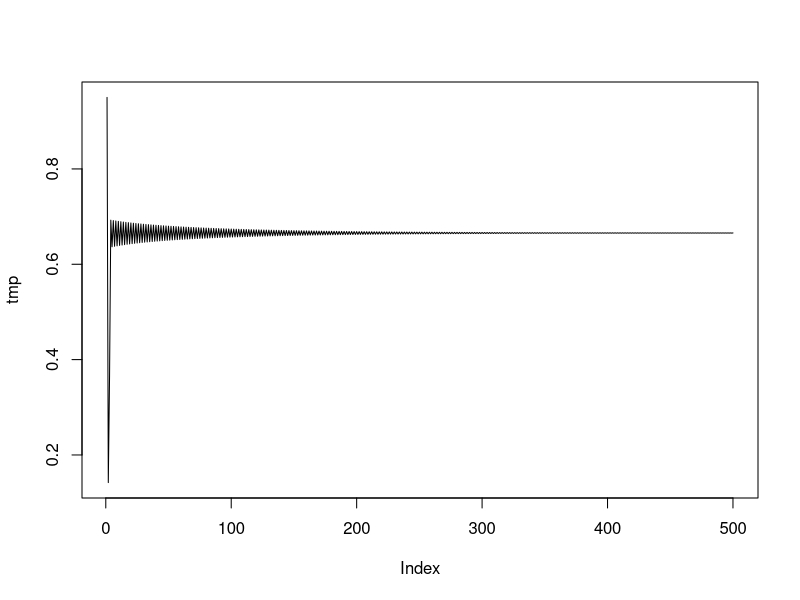
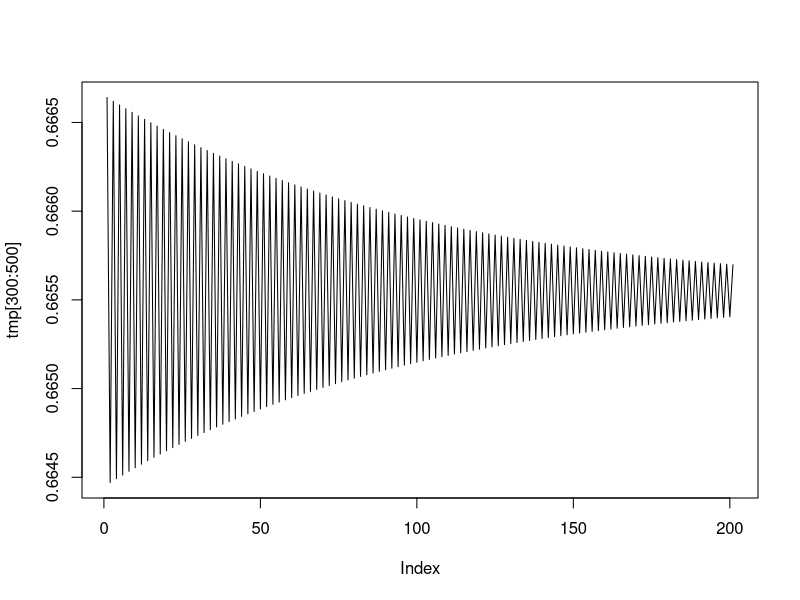

Here is the R script that generated these plots, in order:
## ---- chunk 1
a=1:20
print(a)

b=20:1
print(b)

c0=1:20
c1=19:1
c=c(c0,c1)
print(c)

tmp=c(4,6,3)
print(tmp)

a=rep(c(4,6,3),times=10)
print(a)

a=rep(c(4,6,3),times=10)
b=c(a,4)
print(b)

a=rep(4,times=10)
b=rep(6,times=20)
c=rep(3,times=30)
d=c(a,b,c)
print(d)

## ---- chunk 2
x <- seq(3, 6, by = 0.1)
y <- exp(x) * cos(x)
print(y)
## ---- chunk 3
x=seq(3,36,by=3)
y=seq(1,34,by=3)
a=0.1^x*0.2^y
print(a)

a=seq(2,25)
x=(2^a)/a
print(x)
## ---- chunk 4
i=10:100
value=sum(i^3+4*i^2)
print(value)

i=1:25
value=sum(2^i/i+3^i/i^2)
print(value)
## ---- chunk 5
a=paste("lable",1:30)
print(a)

a=paste("fn",1:30,seq="")
print(a)
## ---- chunk 6
set.seed(50)
xVec <- sample(0:999, 250, replace = TRUE)
yVec <- sample(0:999, 250, replace = TRUE)

a=yVec[2:length(yVec)]-xVec[1:(length(xVec)-1)]
print(a)

a=sin(yVec[1:(length(yVec)-1)])/cos(xVec[2:length(xVec)])
print(a)

a=xVec[1:length(xVec[1:(length(xVec)-2)])]+2*xVec[2:(length(xVec)-1)]+xVec[3:length(xVec)]
print(a)

value=sum(exp(-xVec[2:length(xVec)])/xVec[1:(length(xVec)-1)]+10)
print(value)

a=yVec[yVec>600]
print(a)

a=which(yVec>600)
print(a)

a=xVec[which(yVec>600)]
print(a)

x1=mean(xVec)
a=abs(xVec-x1)^(1/2)
print(a)

y1=max(yVec)
a=sum(yVec>=y1-200)
print(a)

a1=sum(xVec%%2==0)
print(a1)

a=order(yVec)
a1=xVec[a]
print(a1)

a=seq(1,length(yVec),by=3)
a1=yVec[a]

x=seq(2,38,by=2)
x1=seq(3,39,by=2)
a=cumprod(x/x1)
value=1+sum(a)
print(value)
## ---- chunk 7
a = matrix(c(1,5,-2, 1,2,-1, 3,6,-3), nrow=3, ncol=3, byrow=FALSE)
A =a%*%a%*%a
print(A)
all(A == 0)

a[,3] <- a[,2] + a[,3]
print(A)
## ---- chunk 8
b=matrix(rep(c(10,-10,10),times=10),nrow=15,ncol = 3,byrow = TRUE)
print(b)
value=crossprod(b)
print(value)
## ---- chunk 9
a=matrix(0,nrow=6,ncol = 6)
a=a[abs(row(a)-col(a)==1)]=1
print(a)
## ---- chunk 10
a=outer(0:4,0:4,function(x,y)(x+y))
print(a)
## ---- chunk 11

a=matrix(0, nrow=5, ncol=5)
a=(row(a)+col(a)-2%%5)
print(a)

a=matrix(0,nrow=10,ncol=10)
a=(row(a)+col(a)-2%%10)
print(a)

a=matrix(0,nrow=9,ncol = 9)
a=((row(a)-col(a))%%9)
print(a)
## ---- chunk 12
A = matrix(c(
  1, 2, 3, 4, 5,
  2, 1, 2, 3, 4,
  3, 2, 1, 2, 3,
  4, 3, 2, 1, 2,
  5, 4, 3, 2, 1
), nrow=5, ncol=5, byrow=TRUE)
y <- c(7, -1, -3, 5, 17)
x <- solve(A, y)
print(x)

## ---- chunk 13
set.seed(75)
aMat <- matrix(sample(10, size=60, replace=TRUE), nrow=6)
a=rowSums((aMat)>4)
print(a)

a=rowSums(aMat==7)
b=which(a==2)
print(b)

y = colSums(aMat)
Y = outer(y, y, "+")  
which(Y > 75, arr.ind = TRUE)
print(Y)
x = which(upper.tri(Y) & Y > 75, arr.ind = TRUE)
print(x)
## ---- chunk 14
i=1:20
j=1:5
a=sum(i^4)
b=sum(1/(3+j))
value=(a*b)
print(value)

i = 1:20
j = 1:5
a = outer(i, j, function(i, j) i^4 * (1/3 + i * j))
a1 = sum(a)
print(a1)

result=sum(sapply(1:10, function(i) {
 j=1:i
sum(i^4 / (3 + i * j))
}))
print(result)
## ---- chunk 15
tmpFn1=function(xVec){
n=length(xVec)
xVec^n}

tmpFn2=function(xVec){
  n=length(xVec)
  (xVec^n)/n
}
tmpFn3=function(x,n){
  n=1:n
  1+sum(x^n/n)}
## ---- chunk 16
tmpFn = function(xVec) {
n = length(xVec)
(xVec[1:(n-2)] + xVec[2:(n-1)] + xVec[3:n]) / 3}
## ---- chunk 17
tmpFn <- function(xVec) {
  result <- ifelse(xVec < 0,
   xVec^2 + 2*xVec + 3,
      ifelse(xVec < 2,
       xVec + 3,
    xVec^2 + 4*xVec - 7))
return(result)}
## ---- chunk 18
a=function(x){
  a=x
x1=(x%%2!=0)
x[x1]=a[x1]*2
return(a)
}
## ---- chunk 19
a=function(n,k){
  x=matrix(0,nrow=n,ncol=n)
  diag(x)=k
  x[abs(row(x)-col(x))==1]=1
  return(x)}
## ---- chunk 20
quadrant <- function(alpha) {
  alpha_mod <- alpha %% 360
  if (alpha_mod >= 0 && alpha_mod < 90) {
    return(1)
  } else if (alpha_mod >= 90 && alpha_mod < 180) {
    return(2)
  } else if (alpha_mod >= 180 && alpha_mod < 270) {
    return(3)
  } else if (alpha_mod >= 270 && alpha_mod < 360) {
    return(4)
  }
}

## ---- chunk 21
a <- function(d, m, y1) {
  k <- d
  c <- y1 %/% 100        
  y <- y1 %% 100       
  f <- (floor(2.6 * m - 0.2) + k + floor(y / 4) + floor(c / 4) - 2 * c) %% 7
  num <- (f + 6) %% 7 + 1
  return(num)
}
## ---- chunk 22
testloop=function(n){
  x=numeric(n-1)
 x[1]=1
 x[2]=2
 for (j in 3:(n-1)) {x[j] = x[j-1] + 2 / x[j-1]}
 return(x)}
 print(testloop(6))
   
 testloop2=function(yVec){n=length(yVec)
 a=1:n
 value=sum(exp(1)^a)
 return(value)}
## ---- chunk 23
quadmap <- function(s, r, n) {
  x <- numeric(n)
  x[1] <- s
  for (k in 2:n) {
    x[k] <- r * x[k-1] * (1 - x[k-1])
  }
  return(x)
}

tmp <- quadmap(s = 0.95, r = 2.99, n = 500)
plot(tmp, type = "l")
plot(tmp[300:500], type = "l")
## ---- chunk 24
tmpFn = function(xVec) {
  n = length(xVec)
  xbar = mean(xVec)
  
  s0 = sum((xVec - xbar)^2)  
  
  
  s1 = sum((xVec[2:n] - xbar) * (xVec[1:(n-1)] - xbar))
  r1 = s1 / s0
  
  if (n > 2) {

    s2 = sum((xVec[3:n] - xbar) * (xVec[1:(n-2)] - xbar))
    r2 = s2 / s0
  } else {
    r2 = NA
  }
  
  return(list(r1 = r1, r2 = r2))
}

## ---- chunk 25
z_outer = function(x, y) {
  m = outer(x, y, function(a, b) b < a)
  z = rowSums(m)
  return(z)
}

z_sapply = function(x, y) {
  z = sapply(x, function(a) sum(y < a))
  return(z)
}

z_vapply = function(x, y) {
  z = vapply(x, function(a) sum(y < a), integer(1))
  return(z)
}
## ---- chunk 26
f1 = function(mat) {
  col_ok = !apply(is.na(mat), 2, any)
  return(mat[, col_ok, drop=FALSE])
}

f2 = function(mat) {
  row_ok = !apply(is.na(mat), 1, any)
  col_ok = !apply(is.na(mat), 2, any)
  return(mat[row_ok, col_ok, drop=FALSE])
}
## ---- chunk 27
empCopula = function(u, v, xVec, yVec) {
  n = length(xVec)
  r = rank(xVec)  
  s = rank(yVec)  
  indicators = (r / (n + 1) <= u) & (s / (n + 1) <= v)
  c_val = sum(indicators) / n
  return(c_val)
}
empCopula_vec = function(u, v, xVec, yVec) {
  n = length(xVec)
  r =rank(xVec)
  s = rank(yVec)
  single_copula= function(ui, vi) {
    sum((r/(n+1) <= ui) & (s/(n+1) <= vi)) / n
  }
  mapply(single_copula, u, v)
}
## ---- chunk 28
funA = function(n) {
  sum = 0
  for (i in 1:n) {
    for (r in 1:n) {
      sum = sum + r^2 / (10 + 4 * r^3)
    }
  }
  return(sum)
}
funB = function(n) {
  r = matrix(1:n, nrow=n, ncol=n, byrow=TRUE)  
  val = r^2 / (10 + 4 * r^3)
  sum(val)
}
funC = function(n) {
  r = 1:n
  mat = outer(r, r, function(i, j) i^2 / (10 + 4 * i^3))   
  sum(mat)
}
funE = function(r) {
  sum(sapply(r, function(s) s^2 / (10 + 4 * s^3)))
}

funD = function(n) {
  sum(sapply(1:n, function(i) funE(1:n)))
}
funF = function(r, s) {
  (as.integer(s <= r)) * s^2 / (10 + 4 * s^3)
}

funM = function(n) {
  sum(mapply(funF, rep(1:n, each = n), rep(1:n, times = n)))
}
## ---- chunk 29
rwalk <- function(n) {
  x <- sample(c(-1, 1), n, replace=TRUE, prob=c(0.5,0.5))
  s <- c(0, cumsum(x))
  return(s)
}
rwalkPos <- function(n) {
  s <- rwalk(n)
  out <- sum(s > 0)
  return(out)
}
rwalkPos1 <- function(nReps, n) {
  out <- numeric(nReps)
  for (i in 1:nReps) {
    out[i] <- rwalkPos(n)
  }
  return(out)
}

## ---- chunk 30
tsEwma = function(tsDat, m0=0, delta=0.7) {
  n = length(tsDat)
  m = numeric(n)
  mPrev = m0
  for (i in 1:n) {
    e = tsDat[i] - mPrev
    m[i] = mPrev + (1 - delta) * e
    mPrev = m[i]
  }
  out <- ts(m, start=start(tsDat), frequency=frequency(tsDat))
  return(out)
}
tsEwmaFast = function(tsDat, m0=0, delta=0.7) {
  z = as.numeric(tsDat)   
  n =length(z)
  m = numeric(n)
  mPrev = m0
  
  for (i in 1:n) {
    e = z[i] - mPrev
    m[i] = mPrev + (1 - delta) * e
    mPrev = m[i]
  }
  out <- ts(m, start=start(tsDat), frequency=frequency(tsDat))
  return(out)
}
set.seed(1)
datVec <- rnorm(5000)
z <- ts(datVec, start=c(1960,3), frequency=12)
system.time(tsEwma(z, m0=0, delta=0.7))
system.time(tsEwmaFast(z, m0=0, delta=0.7))
## ---- chunk 31
myListFn = function(n) {
  x = rnorm(n, mean = 0, sd = 1)
  xm = mean(x)
  if (xm >= 0) {
    y = rexp(n, rate = 1 / xm)
  } else {
    z = rexp(n, rate = 1 / (-xm))
    y = -z
  }
  k = sum(abs(y) > abs(x))
  return(list(xVec = x, yVec = y, count = k))
}

set.seed(1)
myList = lapply(rep(10, 4), myListFn)   

yList = lapply(myList, function(x) x$yVec)
yMat = sapply(myList, function(x) x$yVec)
dim(yMat)

myListNoCount = lapply(myList, function(x) {
  x$count = NULL
  return(x)
})

myListBig <- myList[sapply(myList, function(x) x$count > 2)]
## ---- chunk 32

myList <- lapply(0:999, function(i) sapply(1:10, function(j) j + i*10))
yList <- lapply(0:999, function(i) sapply(1:10, function(j) j*2 + i*5))

a <- numeric(1000)
for (i in 1:1000) {
  up <- 0
  down <- 0
  for (j in 1:10) {
    up <- up + j * myList[[i]][j]
    down <- down + j * yList[[i]][j]
  }
  a[i] <- up / down
}
b <- vector("list", 1000)
for (i in 1:1000) {
  row <- numeric(10)
  for (j in 1:10) {
    row[j] <- myList[[i]][j] - yList[[i]][j]
  }
  b[[i]] <- row
}

top <- 0
bottom <- 0
for (i in 1:1000) {
  top <- top + i * myList[[i]][2]
  bottom <- bottom + i * yList[[i]][2]
}
c <- top / bottom
print(c)
## ---- chunk 33
testArray = array(sample(1:60, 60, replace=F), dim=c(5,4,3))
testFn = function(arr) {
  d = dim(arr)   
  w =arr
  for (j in 1:d[2]) {
    for (k in 1:d[3]) {
      w[,j,k] <- arr[,j,k] - min(arr[,j,k])
    }
  }
  z = matrix(0, nrow=d[2], ncol=d[3])
  for (j in 1:d[2]) {
    for (k in 1:d[3]) {
      z[j,k] <- sum(arr[,j,k]) - max(arr[,j,k])
    }
  }
  
  return(list(w=w, z=z))
}
testFn2 = function(arr) {
  d =dim(arr)
  z = matrix(0, nrow=d[2], ncol=d[3])
  
  for (j in 1:d[2]) {
    for (k in 1:d[3]) {
      z[j,k] = sum(arr[,j,k]^k)
    }
  }
  
  return(z)
}





